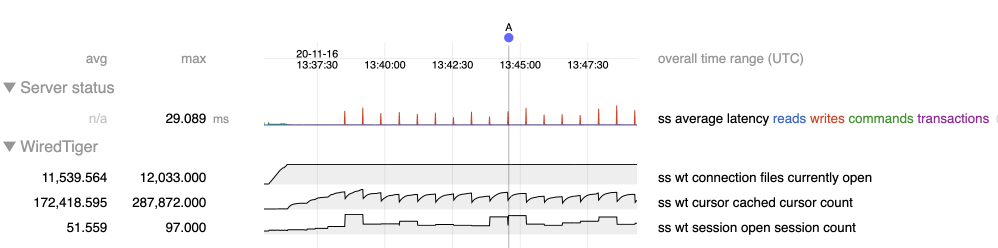
#> input picture SERVER-52879/discussion/attachments/spikes.png, 1996 x 496 px, found by its file name (shown at 1/2 size)
$ python measure_ticket_charts.py
#> lines starting #> are read from the running program, lines starting #| are printed output that depends on the picture; after the words box and inside, x2 and y2 are one past the last pixel; in counts of white or black regions, pixels touching at a corner belong together
#!/usr/bin/env python3
"""Measure the spike spacing in the ticket's FTDC screenshots (attachments/spikes.png, before.png).

Red marks in the "ss average latency" row are located column-wise inside the plot area. The
pixels-per-second scale comes from the light-gray time gridlines, which are 150 s (2.5 min) apart.
Run:  ./analyze.sh is not needed; any Python with numpy + Pillow works, e.g.
  docker run --rm --name s52879-pix -v "$PWD/discussion:/d:ro" s52879-tools:1 python /d/measure_ticket_charts.py
"""
import numpy as np
from PIL import Image

# (file, latency-row y-range, gridline y-range, plot-area x-range, gridline spacing in seconds)
CHARTS = [
    ("/d/attachments/spikes.png", (205, 250), (300, 330), (530, 1275), 150),
    ("/d/attachments/before.png", (290, 332), (380, 400), (410, 972), 150),
]


def groups(cols, gap):
    out = []
    for c in cols:
        if out and c - out[-1][-1] <= gap:
            out[-1].append(c)
        else:
            out.append([c])
    return [float(np.mean(g)) for g in out]


for path, (y0, y1), (g0, g1), (x0, x1), grid_s in CHARTS:
    im = np.asarray(Image.open(path).convert("RGB")).astype(int)
    band = im[y0:y1, x0:x1]
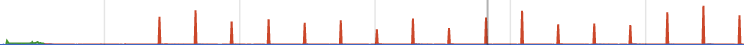
#> band: shape (45, 745, 3) int64; mean R, G, B 247.3, 242.4, 243.1
    red = (band[..., 0] > 180) & (band[..., 1] < 120) & (band[..., 2] < 110)
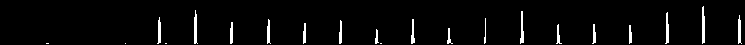
#> red: shape (45, 745) bool; 3.2% white; 21 white regions (4 under 20 px), largest, box (x1, y1, x2, y2) and area: (702, 6, 705, 44) 101, (194, 10, 198, 44) 91, (520, 11, 524, 44) 82
    spikes = [x0 + x for x in groups(np.where(red.sum(axis=0) >= 6)[0], 3)]
#> the loop in groups, `for c in cols:` made 50 passes
#> c on passes 1 to 12: 158, 159, 160, 194, 195, 196, 230, 231, 232, 267, 268, 269
#> after the loop in groups, `for c in cols:`: out = 17 items, first 6: [158, 159, 160], [194, 195, 196], [230, 231, 232], [267, 268, 269], [303, 304, 305], [339, 340, 341]
#> spikes = [689, 725, 761, 798, 834, 870, 906, 942, 978.5, 1014.5, 1051.5, 1088, 1124, 1160, 1197, 1233, 1269]
    gb = im[g0:g1, x0:x1]
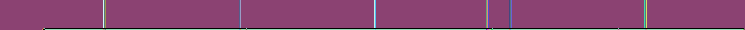
#> gb: shape (30, 745, 3) int64; 33 distinct labels, from 0 to 255; one colour per label, 0 black
    gray = (abs(gb[..., 0] - gb[..., 1]) < 6) & (gb[..., 0] > 200) & (gb[..., 0] < 240)
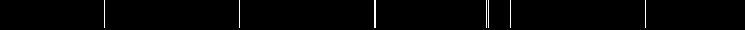
#> gray: shape (30, 745) bool; 1% white in thin lines or dots, all inside (x1, y1, x2, y2) = (104, 0, 646, 28)
    grid = groups(np.where(gray.sum(axis=0) >= (g1 - g0) * 0.6)[0], 2)
#> the loop in groups (call 2), `for c in cols:` made 8 passes
#> c on passes 1 to 8: 104, 239, 374, 375, 486, 488, 510, 645
#> grid = [104, 239, 374.5, 487, 510, 645]
    px_per_s = np.median(np.diff(grid)) / grid_s
#> px_per_s = 0.9
    iv = np.diff(spikes) / px_per_s
#> iv = [40, 40, 41.11, 40, 40, 40, 40, 40.56, 40, 41.11, 40.56, 40, 40, 41.11, 40, 40]
    print(f"{path.split('/')[-1]}: {len(spikes)} spikes, {px_per_s:.3f} px/s, intervals (s): "
          f"{', '.join(f'{v:.1f}' for v in iv)}; median {np.median(iv):.1f}, min {iv.min():.1f}, max {iv.max():.1f}")
#| spikes.png: 17 spikes, 0.900 px/s, intervals (s): 40.0, 40.0, 41.1, 40.0, 40.0, 40.0, 40.0, 40.6, 40.0, 41.1, 40.6, 40.0, 40.0, 41.1, 40.0, 40.0; median 40.0, min 40.0, max 41.1
#> pass 2 of the loop `for path, (y0, y1), (g0, g1), (x0, x1), grid_s in CHARTS:`:
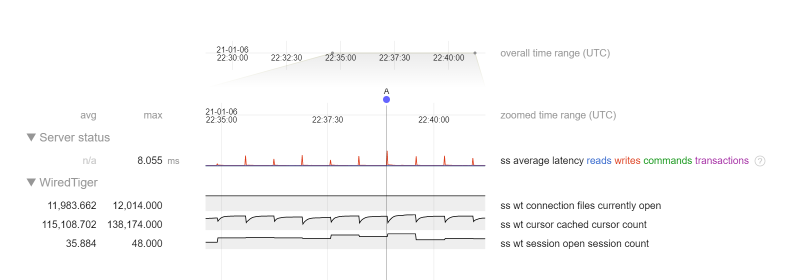
#> input picture SERVER-52879/discussion/attachments/before.png, 1581 x 559 px, found by its file name (shown at 1/2 size)
#> im: shape (559, 1581, 3) int64
#> band: shape (42, 562, 3) int64
#> `red = (band[..., 0] > 180) & (band[..., 1] < 120) & (band[..., 2] < 110)`:
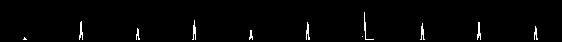
#> red: shape (42, 562) bool; 1.5% white in thin lines or dots, all inside (x1, y1, x2, y2) = (23, 12, 538, 40)
#> spikes = [491, 547, 604, 660.5, 717, 774.5, 832, 888.5, 945]
#> gb: shape (20, 562, 3) int64; 31 distinct labels, from 0 to 255
#> `gray = (abs(gb[..., 0] - gb[..., 1]) < 6) & (gb[..., 0] > 200) & (gb[...`:
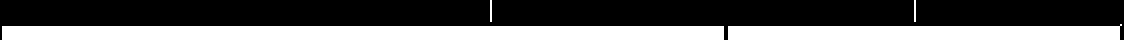
#> gray: shape (20, 562) bool (shown 2 times larger); 34.9% white; 4 white regions (2 under 20 px), largest, box (x1, y1, x2, y2) and area: (1, 13, 362, 20) 2527, (364, 12, 561, 20) 1373
#> grid = [245, 457]
#> px_per_s = 1.41
#> iv = [39.62, 40.33, 39.98, 39.98, 40.68, 40.68, 39.98, 39.98]
#| before.png: 9 spikes, 1.413 px/s, intervals (s): 39.6, 40.3, 40.0, 40.0, 40.7, 40.7, 40.0, 40.0; median 40.0, min 39.6, max 40.7
